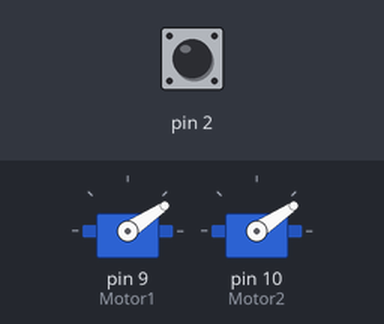
Bench run of a sketch on a simulated Arduino Uno, built with avr-gcc and run on an emulated ATmega328P. Parts: 2 × servo. The test bench sets the inputs (shaded band); at power-on: pin 2 HIGH. What the sketch prints to the serial monitor is not drawn.

Above: at 13.2 s.
13.3 s: pin 2 pulled LOW for 0.15 s
At 13.37 s:
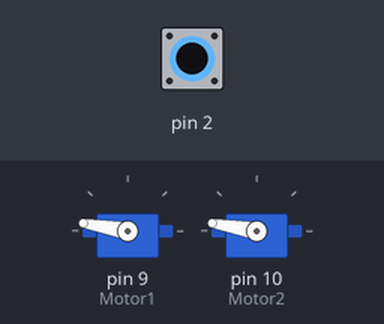
14.9 s: pin 2 pulled LOW for 3.2 s
At 18.4 s:
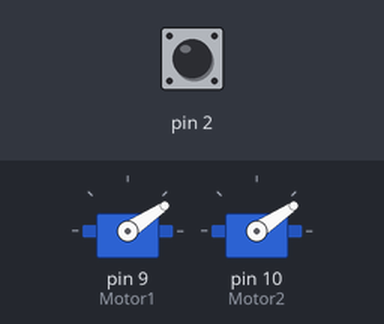
Timing chart, 0 to 19.9 s (numbered marks = the images above; inputs shaded):
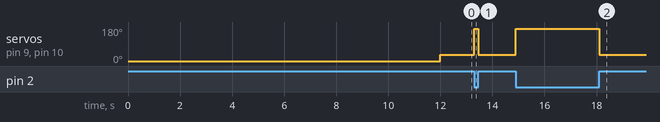

The sketch:

Stryfe_Brushless_code.ino
```cpp
// code Created by Bridget Whitacre (^▽^)
// Code works with Turnigy Plush speed Controller with Brushless moters installed in a nerf gun
// D9 and D10 are used for the ESC
// D2 is used for start switch
// D13 is used with an LED

#include <Servo.h>

Servo Motor1;
Servo Motor2;

bool allowHighRamp = false;
bool justSpunUp = false;

int speedValue = 170; //(speed 0 == no speed, speed 180 = max speed) 40 = 90 - 100 fps| 50 == 120 - 140 |48 best for 130 fps
// 170 for best accuracy

int idleSpeed = 34; // the speed that the blaster operates when the rev trigger is not pressed (0 to 33 does does nothing, 34 is the best)
void setup() {
  // put your setup code here, to run once:
  Motor1.attach(9, 1000, 2000);
  Motor2.attach(10, 1000, 2000);
  pinMode(2, INPUT_PULLUP);
  digitalWrite(7, LOW);
  Serial.begin(9600);
  Serial.print("Start Code");
  //  Motor1.write(180);
  //  Motor2.write(180);
  //  delay(9000);
  Motor1.write(0);
  Motor2.write(0);
  delay(12000); // the delay for the ecs to calibrate
}

void loop() {
  if (allowHighRamp == true) {
    allowHighRampUP();
  }
  else {

    if (digitalRead(2) == LOW) {
      Motor1.write(speedValue);
      Motor2.write(speedValue);
      digitalWrite(13, HIGH);
      justSpunUp = true;

    }
    else {
//      if (justSpunUp == true) {
//        for (int i = speedValue; i >= 1; i--) {
//          Serial.print(i);
//          Serial.print("\n");
//          Motor1.write(i);
//          Motor2.write(i);
//          delay(10);
//        }
//        justSpunUp = false;
//      }

      Motor1.write(idleSpeed);
      Motor2.write(idleSpeed);
      digitalWrite(13, LOW);
    }
  }
}

void allowHighRampUP() { // this allows the motors to be put at a lower speed but ramp up very fast
  if (digitalRead(2) == LOW) {
    Motor1.write(180);
    Motor2.write(180);
    delay(100);
    Motor1.write(speedValue);
    Motor2.write(speedValue);
    digitalWrite(13, HIGH);
  }
  else {
    Motor1.write(0);
    Motor2.write(0);
    digitalWrite(13, LOW);
  }

}
```

Measured:
- after the input at 13.3 s, servo on pin 9 (Motor1), servo on pin 10 (Motor2): 34° → 170° at once, → 34° 0.15 s later
- after the input at 14.9 s, servo on pin 9 (Motor1), servo on pin 10 (Motor2): 34° → 170° at once, → 34° 3.2 s later
